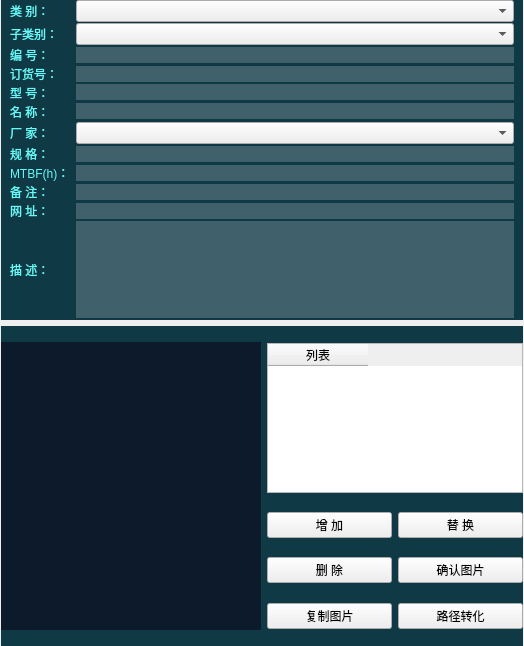
        <widget class="QWidget" name="tab">
         <property name="sizePolicy">
          <sizepolicy hsizetype="Preferred" vsizetype="Preferred">
           <horstretch>0</horstretch>
           <verstretch>0</verstretch>
          </sizepolicy>
         </property>
         <property name="styleSheet">
          <string notr="true">#tab{background-color: rgba(19, 67, 79, 1);
    border-color: rgba(19, 67, 79, 1);
    border: 0px solid rgba(61, 255, 255,0.4);
    margin: 2px;}

QGroupBox{
	background-color: rgba(16, 57, 70, 1);
	border: 0px solid rgb(111, 255, 255);
	margin-top:3.3ex;
	color: rgba(102, 249, 247, 1);
	font: 12pt &quot;微软雅黑&quot;;
}

QGroupBox::title{
	subcontrol-origin: margin;
	subcontrol-position: top center;
	background-color: rgba(19, 67, 79, 1);
	padding: 7 10000px;
}

QLineEdit{
	background-color: rgba(255, 255, 255,0.2);
	border-width:0;
	border-style:outset;
	color: rgba(255, 255, 255, 1);
	font: 9pt &quot;微软雅黑&quot;;
}
QTextEdit{
	background-color: rgba(255, 255, 255,0.2);
	border-width:0;
	border-style:outset;
	color: rgba(255, 255, 255, 1);
	font: 9pt &quot;微软雅黑&quot;;
}
QLabel{
	color: rgba(102, 249, 247, 1);
	font: 12pt &quot;微软雅黑&quot;;
}

QRadioButton{
	color: rgba(102, 249, 247, 1);
	font: 12pt &quot;微软雅黑&quot;;
}

QRadioButton::indicator{
	border-color: rgba(255, 255, 255,0);
	background:transparent;
}


QRadioButton::indicator:checked{
	border-image:url(:/widget/images/green.png)
}

QRadioButton::indicator:unchecked{
	border-image:url(:/widget/images/unchecked.png)
}

QToolButton{
	border: 2px solid rgba(61, 255, 255,0.4);
	background-color: rgba(12, 34, 45, 0.6);
	font: 10pt &quot;微软雅黑&quot;;
	color: rgba(102, 249, 247, 1);
	text-align：center;
}

QToolButton::disabled{
	border: 0px;
	color: rgba(102, 249, 247, 0.3);
	text-align：center;
}

QToolButton::pressed{
	border: 2px solid rgba(61, 255, 255,0.8);
	background-color: rgba(12, 34, 45, 1);
	font: 12pt &quot;微软雅黑&quot;;
}

QToolButton::hover{
	border: 2.5px solid rgba(61, 255, 255,0.8);
	background-color: rgba(12, 34, 45, 0.6);
	font: 75 12pt &quot;微软雅黑&quot;;
}

QDoubleSpinBox{
	border: 0px solid rgba(61, 255, 255,0.4);
	background-color: rgba(255, 255, 255, 0.2);
	font: 12pt &quot;Times New Roman&quot;;
	color: rgba(102, 249, 247, 1);
	text-align：center;
	padding-left:10px;
}</string>
         </property>
         <attribute name="title">
          <string>信息</string>
         </attribute>
         <layout class="QVBoxLayout" name="verticalLayout_2" stretch="1,1">
          <property name="leftMargin">
           <number>1</number>
          </property>
          <property name="topMargin">
           <number>0</number>
          </property>
          <property name="rightMargin">
           <number>1</number>
          </property>
          <property name="bottomMargin">
           <number>0</number>
          </property>
          <item>
           <widget class="QGroupBox" name="groupBox_2">
            <property name="minimumSize">
             <size>
              <width>0</width>
              <height>300</height>
             </size>
            </property>
            <property name="maximumSize">
             <size>
              <width>16777215</width>
              <height>400</height>
             </size>
            </property>
            <property name="title">
             <string/>
            </property>
            <layout class="QGridLayout" name="gridLayout">
             <property name="topMargin">
              <number>0</number>
             </property>
             <property name="bottomMargin">
              <number>2</number>
             </property>
             <property name="verticalSpacing">
              <number>1</number>
             </property>
             <item row="0" column="0">
              <widget class="QLabel" name="label_13">
               <property name="text">
                <string>类 别：</string>
               </property>
              </widget>
             </item>
             <item row="0" column="1">
              <widget class="QComboBox" name="CbUnitGroup"/>
             </item>
             <item row="1" column="0">
              <widget class="QLabel" name="label_14">
               <property name="text">
                <string>子类别：</string>
               </property>
              </widget>
             </item>
             <item row="1" column="1">
              <widget class="QComboBox" name="CbUnitSubGroup"/>
             </item>
             <item row="2" column="0">
              <widget class="QLabel" name="label_8">
               <property name="maximumSize">
                <size>
                 <width>16777215</width>
                 <height>16777215</height>
                </size>
               </property>
               <property name="text">
                <string>编 号：</string>
               </property>
              </widget>
             </item>
             <item row="2" column="1">
              <widget class="QLineEdit" name="EdUnitCode"/>
             </item>
             <item row="3" column="0">
              <widget class="QLabel" name="label_12">
               <property name="maximumSize">
                <size>
                 <width>16777215</width>
                 <height>16777215</height>
                </size>
               </property>
               <property name="text">
                <string>订货号：</string>
               </property>
              </widget>
             </item>
             <item row="3" column="1">
              <widget class="QLineEdit" name="EdOrderNumber"/>
             </item>
             <item row="4" column="0" rowspan="2">
              <widget class="QLabel" name="label_21">
               <property name="maximumSize">
                <size>
                 <width>16777215</width>
                 <height>16777215</height>
                </size>
               </property>
               <property name="text">
                <string>型 号：</string>
               </property>
              </widget>
             </item>
             <item row="4" column="1">
              <widget class="QLineEdit" name="EdUnitType"/>
             </item>
             <item row="5" column="1" rowspan="2">
              <widget class="QLineEdit" name="EdUnitName"/>
             </item>
             <item row="6" column="0">
              <widget class="QLabel" name="label_10">
               <property name="text">
                <string>名 称：</string>
               </property>
              </widget>
             </item>
             <item row="7" column="0">
              <widget class="QLabel" name="label_11">
               <property name="text">
                <string>厂 家：</string>
               </property>
              </widget>
             </item>
             <item row="7" column="1">
              <widget class="QComboBox" name="CbUnitFactory"/>
             </item>
             <item row="8" column="0">
              <widget class="QLabel" name="label_9">
               <property name="text">
                <string>规 格：</string>
               </property>
              </widget>
             </item>
             <item row="8" column="1">
              <widget class="QLineEdit" name="EdUnitStandard"/>
             </item>
             <item row="9" column="0">
              <widget class="QLabel" name="label_6">
               <property name="text">
                <string>MTBF(h)：</string>
               </property>
              </widget>
             </item>
             <item row="9" column="1">
              <widget class="QLineEdit" name="EdMTBF"/>
             </item>
             <item row="10" column="0">
              <widget class="QLabel" name="label_15">
               <property name="text">
                <string>备 注：</string>
               </property>
              </widget>
             </item>
             <item row="10" column="1">
              <widget class="QLineEdit" name="EdInfo"/>
             </item>
             <item row="11" column="0">
              <widget class="QLabel" name="label_22">
               <property name="text">
                <string>网 址：</string>
               </property>
              </widget>
             </item>
             <item row="11" column="1">
              <widget class="QLineEdit" name="EdUnitInternet"/>
             </item>
             <item row="12" column="0">
              <widget class="QLabel" name="label_17">
               <property name="text">
                <string>描 述：</string>
               </property>
              </widget>
             </item>
             <item row="12" column="1">
              <widget class="QTextEdit" name="TextEdDesc">
               <property name="minimumSize">
                <size>
                 <width>0</width>
                 <height>40</height>
                </size>
               </property>
              </widget>
             </item>
            </layout>
           </widget>
          </item>
          <item>
           <widget class="QGroupBox" name="groupBox_3">
            <property name="minimumSize">
             <size>
              <width>0</width>
              <height>200</height>
             </size>
            </property>
            <property name="title">
             <string/>
            </property>
            <layout class="QGridLayout" name="gridLayout_4">
             <property name="leftMargin">
              <number>0</number>
             </property>
             <property name="topMargin">
              <number>0</number>
             </property>
             <property name="rightMargin">
              <number>0</number>
             </property>
             <property name="bottomMargin">
              <number>0</number>
             </property>
             <property name="verticalSpacing">
              <number>2</number>
             </property>
             <item row="1" column="2">
              <widget class="QPushButton" name="BtnReplaceUnitPic">
               <property name="maximumSize">
                <size>
                 <width>16777215</width>
                 <height>16777215</height>
                </size>
               </property>
               <property name="text">
                <string>替 换</string>
               </property>
              </widget>
             </item>
             <item row="3" column="1">
              <widget class="QPushButton" name="BtnCopyUnitPic">
               <property name="text">
                <string>复制图片</string>
               </property>
              </widget>
             </item>
             <item row="3" column="2">
              <widget class="QPushButton" name="BtnUpdatePath">
               <property name="text">
                <string>路径转化</string>
               </property>
              </widget>
             </item>
             <item row="2" column="1">
              <widget class="QPushButton" name="BtnDelUnitPic">
               <property name="maximumSize">
                <size>
                 <width>16777215</width>
                 <height>16777215</height>
                </size>
               </property>
               <property name="text">
                <string>删 除</string>
               </property>
              </widget>
             </item>
             <item row="1" column="1">
              <widget class="QPushButton" name="BtnAddUnitPic">
               <property name="maximumSize">
                <size>
                 <width>16777215</width>
                 <height>16777215</height>
                </size>
               </property>
               <property name="text">
                <string>增 加</string>
               </property>
              </widget>
             </item>
             <item row="2" column="2">
              <widget class="QPushButton" name="BtnAckUnitPic">
               <property name="text">
                <string>确认图片</string>
               </property>
              </widget>
             </item>
             <item row="0" column="1" colspan="2">
              <widget class="QTableWidget" name="tableWidgetUnitPic">
               <property name="maximumSize">
                <size>
                 <width>300</width>
                 <height>150</height>
                </size>
               </property>
               <property name="styleSheet">
                <string notr="true">/*设置表格中网格的颜色*/
QTableView{
	gridline-color: rgb(38, 50, 70);
}
QHeaderView::section{
	background-color:rgba(9, 28, 36, 245);
	border:0.5px solid rgb(38,50,70);
    padding-left: 0px;
	color:rgba(255,255,255,200);
	
}
QTableWidget::item:selected {
    
}
border:0px;
font: 75 9pt &quot;微软雅黑&quot;;
background: transparent; 
color: rgb(255, 255, 255);</string>
               </property>
               <column>
                <property name="text">
                 <string>列表</string>
                </property>
               </column>
              </widget>
             </item>
             <item row="0" column="0" rowspan="4">
              <widget class="QWidget" name="graphicsWidget" native="true">
               <layout class="QGridLayout" name="gridLayout_12">
                <property name="leftMargin">
                 <number>0</number>
                </property>
                <property name="topMargin">
                 <number>0</number>
                </property>
                <property name="rightMargin">
                 <number>0</number>
                </property>
                <property name="bottomMargin">
                 <number>0</number>
                </property>
                <property name="spacing">
                 <number>0</number>
                </property>
                <item row="0" column="0">
                 <widget class="MyGraphicsView" name="graphicsView_Unit">
                  <property name="minimumSize">
                   <size>
                    <width>260</width>
                    <height>240</height>
                   </size>
                  </property>
                  <property name="styleSheet">
                   <string notr="true">background-color: rgb(13, 26, 43);
padding: 0px; border: 0px;
</string>
                  </property>
                  <property name="verticalScrollBarPolicy">
                   <enum>Qt::ScrollBarAlwaysOff</enum>
                  </property>
                  <property name="horizontalScrollBarPolicy">
                   <enum>Qt::ScrollBarAlwaysOff</enum>
                  </property>
                  <property name="sizeAdjustPolicy">
                   <enum>QAbstractScrollArea::AdjustIgnored</enum>
                  </property>
                  <property name="dragMode">
                   <enum>QGraphicsView::ScrollHandDrag</enum>
                  </property>
                  <property name="transformationAnchor">
                   <enum>QGraphicsView::AnchorUnderMouse</enum>
                  </property>
                  <property name="resizeAnchor">
                   <enum>QGraphicsView::AnchorUnderMouse</enum>
                  </property>
                 </widget>
                </item>
               </layout>
              </widget>
             </item>
            </layout>
           </widget>
          </item>
         </layout>
        </widget>
